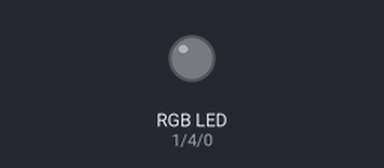
Recording of a sketch running on a simulated Arduino Uno, built with avr-gcc and run on an emulated ATmega328P. On the bench: an RGB LED mixed from three pins (HIGH = lit). Random numbers use the default seed unless the sketch sets one.

Above: at 0.1 s.
At 13.4 s:
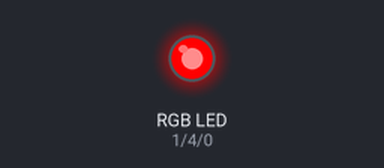
At 25.4 s:
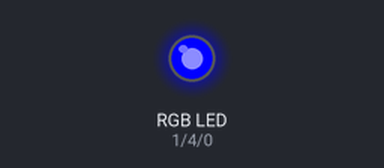
At 29.8 s:
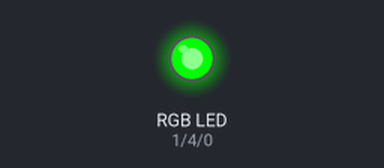
Timing chart, 0 to 34.4 s (numbered marks = the images above):
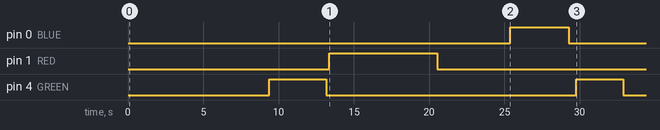

The sketch:

rgb_led.ino
```cpp
#define RED 1
#define GREEN 4
#define BLUE 0

// the setup routine runs once when you press reset:
void setup() {
  // initialize the digital pin as an output.
  pinMode(RED, OUTPUT);
  pinMode(GREEN, OUTPUT); //LED on Model A
  pinMode(BLUE, OUTPUT);
}

// the loop routine runs over and over again forever:
void loop() {
  int r = 0;
  int g = 0;
  int b = 0;
  while(1) {
    int r2 = random(0, 16);
    int g2 = random(0, 16);
    int b2 = random(0, 16);
    int i;
    r2 = r2*r2; if (r2 == 256) r2 = 255;
    g2 = g2*g2; if (g2 == 256) g2 = 255;
    b2 = b2*b2; if (b2 == 256) b2 = 255;
    for (i = 0; i <= 100; i++) {
      analogWrite(RED,   r + i*(r2-r)/100.0);
      analogWrite(GREEN, g + i*(g2-g)/100.0);
      analogWrite(BLUE,  b + i*(b2-b)/100.0);
      delay(20);
    }
    delay(2000);
    r = r2;
    g = g2;
    b = b2;
  }
}
```

Measured:
- by itself, pin 0 (BLUE): LOW → HIGH at 25.4 s, → LOW 3.9 s later
- by itself, pin 1 (RED): LOW → HIGH at 13.3 s, → LOW 7.2 s later
- by itself, pin 4 (GREEN): LOW → HIGH at 9.4 s, → LOW 3.8 s later, → HIGH 16.6 s later, → LOW 3.1 s later
